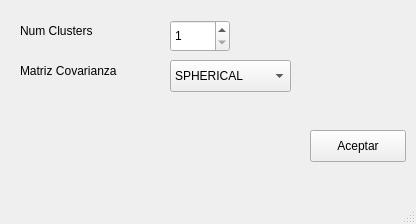
<?xml version="1.0" encoding="UTF-8"?>
<ui version="4.0">
 <class>Conf_EM</class>
 <widget class="QMainWindow" name="Conf_EM">
  <property name="geometry">
   <rect>
    <x>0</x>
    <y>0</y>
    <width>416</width>
    <height>224</height>
   </rect>
  </property>
  <property name="minimumSize">
   <size>
    <width>416</width>
    <height>224</height>
   </size>
  </property>
  <property name="windowTitle">
   <string>Configuración Expectation Maximization</string>
  </property>
  <widget class="QWidget" name="centralwidget">
   <widget class="QLabel" name="label">
    <property name="geometry">
     <rect>
      <x>20</x>
      <y>20</y>
      <width>101</width>
      <height>22</height>
     </rect>
    </property>
    <property name="text">
     <string>Num Clusters</string>
    </property>
   </widget>
   <widget class="QSpinBox" name="Num_Clus">
    <property name="geometry">
     <rect>
      <x>170</x>
      <y>20</y>
      <width>60</width>
      <height>32</height>
     </rect>
    </property>
    <property name="minimum">
     <number>1</number>
    </property>
    <property name="maximum">
     <number>999999</number>
    </property>
   </widget>
   <widget class="QComboBox" name="Tipo_Cov">
    <property name="geometry">
     <rect>
      <x>170</x>
      <y>60</y>
      <width>121</width>
      <height>32</height>
     </rect>
    </property>
    <item>
     <property name="text">
      <string>SPHERICAL</string>
     </property>
    </item>
    <item>
     <property name="text">
      <string>DIAGONAL</string>
     </property>
    </item>
    <item>
     <property name="text">
      <string>GENERIC</string>
     </property>
    </item>
   </widget>
   <widget class="QLabel" name="label_21">
    <property name="geometry">
     <rect>
      <x>20</x>
      <y>60</y>
      <width>141</width>
      <height>22</height>
     </rect>
    </property>
    <property name="text">
     <string>Matriz Covarianza</string>
    </property>
   </widget>
   <widget class="QPushButton" name="Aceptar">
    <property name="geometry">
     <rect>
      <x>310</x>
      <y>130</y>
      <width>96</width>
      <height>32</height>
     </rect>
    </property>
    <property name="text">
     <string>Aceptar</string>
    </property>
   </widget>
  </widget>
  <widget class="QMenuBar" name="menubar">
   <property name="geometry">
    <rect>
     <x>0</x>
     <y>0</y>
     <width>416</width>
     <height>30</height>
    </rect>
   </property>
  </widget>
  <widget class="QStatusBar" name="statusbar"/>
 </widget>
 <resources/>
 <connections/>
</ui>
